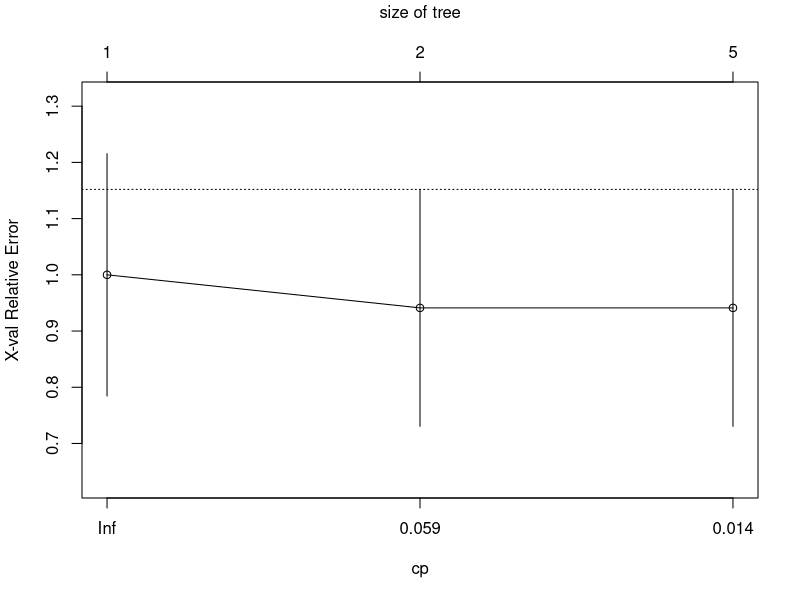
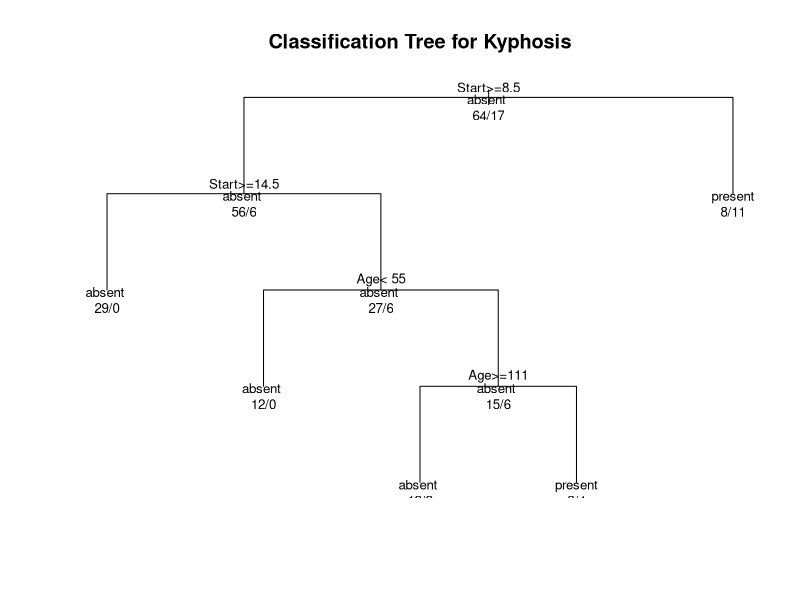

Here is the R script that generated these plots, in order:
# Classification Tree
library(rpart)

#fit tree 
fit <- rpart(Kyphosis ~ Age + Number + Start, method="class", data=kyphosis)

printcp(fit) # display the results 
plotcp(fit) # visualize cross-validation results 
summary(fit) # detailed summary of splits

# plot tree 
plot(fit, uniform=TRUE,main="Classification Tree for Kyphosis")
text(fit, use.n=TRUE, all=TRUE, cex=.8)

#extract probabilities from model
prob <- predict(fit, kyphosis, type ="prob")

#show probabilities with data
dat <- cbind(kyphosis, prob)